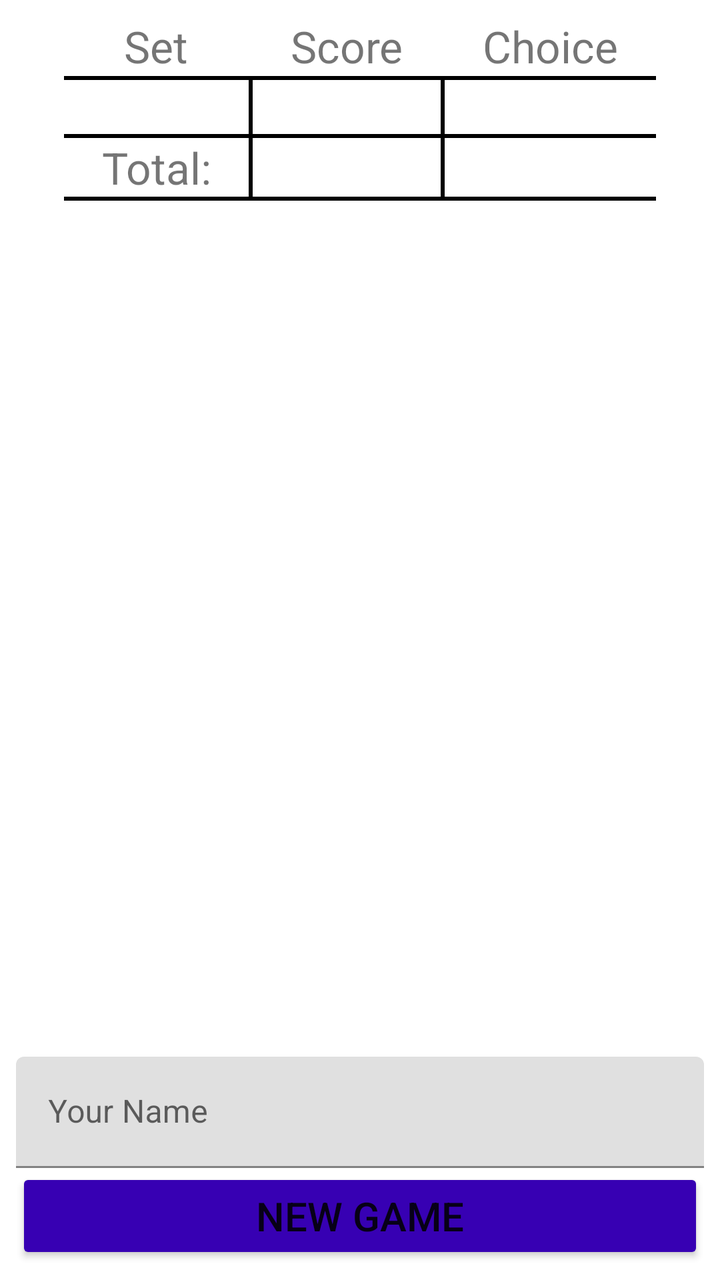
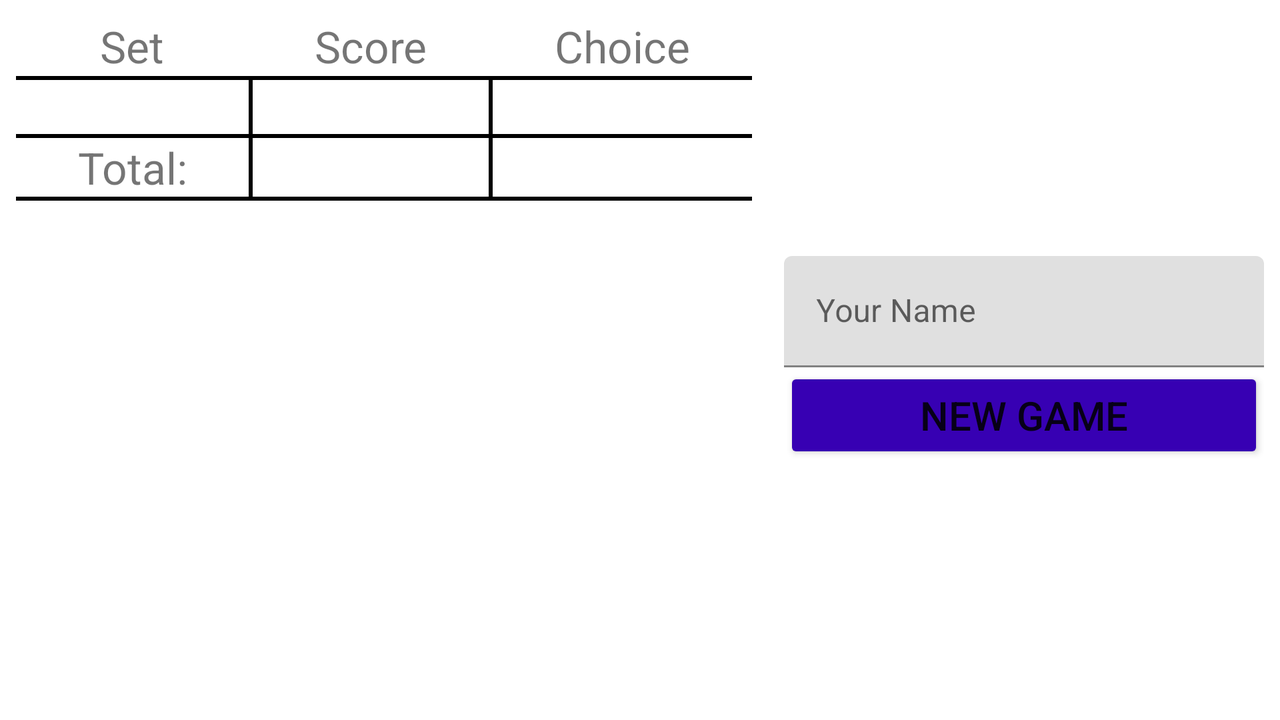

One screen, two layout resources from the same app: the default and the author's alternative for another configuration. Each is rendered where Android would select it; the XML of both is given below.
<!-- AndroidManifest.xml: application theme Theme.ThirtyGame -->
<!-- res/layout/fragment_results.xml -->
<?xml version="1.0" encoding="utf-8"?>
<layout xmlns:android="http://schemas.android.com/apk/res/android"
    xmlns:app="http://schemas.android.com/apk/res-auto"
    xmlns:tools="http://schemas.android.com/tools">

    <androidx.constraintlayout.widget.ConstraintLayout
        android:layout_width="match_parent"
        android:layout_height="match_parent">

        <TableLayout
            android:id="@+id/scoreLayout"
            android:layout_width="0dp"
            android:layout_height="wrap_content"

            android:stretchColumns="0, 2, 4"
            app:layout_constraintHorizontal_bias="0.0"

            app:layout_constraintEnd_toEndOf="parent"
            app:layout_constraintStart_toStartOf="parent"
            app:layout_constraintTop_toTopOf="parent"

            android:layout_marginStart="32dp"
            android:layout_marginEnd="32dp"
            android:layout_marginTop="8dp">

            <TableRow
                android:layout_width="match_parent"
                android:layout_height="match_parent"
                android:visibility="visible">

                <TextView
                    android:layout_width="match_parent"
                    android:layout_height="match_parent"
                    android:gravity="center"
                    android:text="@string/setText"
                    android:textSize="@dimen/TableTitleTextSize"
                    android:translationX="0dp" />

                <View
                    android:layout_width="2dip"
                    android:layout_height="30dip"
                    android:background="#FFFFFF" />

                <TextView
                    android:layout_height="match_parent"
                    android:gravity="center"
                    android:text="@string/scoreText"
                    android:textSize="@dimen/TableTitleTextSize"
                    android:translationX="0dp" />

                <View
                    android:layout_width="2dip"
                    android:layout_height="30dip"
                    android:background="#FFFFFF" />

                <TextView
                    android:layout_height="match_parent"
                    android:gravity="center"
                    android:text="@string/ChoiceText"
                    android:textSize="@dimen/TableTitleTextSize"
                    android:translationX="0dp" />

            </TableRow>

            <View
                android:layout_height="2dip"
                android:background="#000000" />

            <TableRow
                android:layout_width="wrap_content"
                android:layout_height="wrap_content">

                <TextView
                    android:id="@+id/textViewSets"
                    android:layout_width="wrap_content"
                    android:layout_height="wrap_content"
                    android:gravity="center"
                    android:textSize="@dimen/ElementTextSize"
                    android:translationX="0dp" />

                <View
                    android:layout_width="2dip"
                    android:layout_height="match_parent"
                    android:background="#000000" />

                <TextView
                    android:id="@+id/textViewScores"
                    android:layout_width="wrap_content"
                    android:layout_height="wrap_content"
                    android:gravity="center"
                    android:textSize="@dimen/ElementTextSize"
                    android:translationX="0dp" />

                <View
                    android:layout_width="2dip"
                    android:layout_height="match_parent"
                    android:background="#000000" />

                <TextView
                    android:id="@+id/textViewChoices"
                    android:layout_width="wrap_content"
                    android:layout_height="wrap_content"
                    android:gravity="center"
                    android:textSize="@dimen/ElementTextSize"
                    android:translationX="0dp" />

            </TableRow>

            <View
                android:layout_height="2dip"
                android:background="#000000" />

            <TableRow
                android:layout_width="match_parent"
                android:layout_height="match_parent"
                android:visibility="visible">

                <TextView
                    android:layout_width="wrap_content"
                    android:layout_height="wrap_content"
                    android:gravity="center"
                    android:text="@string/totalText"
                    android:textSize="@dimen/TableTitleTextSize" />

                <View
                    android:layout_width="2dip"
                    android:layout_height="match_parent"
                    android:background="#000000" />

                <TextView
                    android:id="@+id/textViewTotalScore"
                    android:layout_height="wrap_content"
                    android:gravity="center"
                    android:textSize="@dimen/ElementTextSize"
                    android:translationX="0dp" />

                <View
                    android:layout_width="2dip"
                    android:layout_height="match_parent"
                    android:background="#000000" />

                <TextView
                    android:layout_height="wrap_content"
                    android:gravity="center"
                    android:textSize="@dimen/ElementTextSize"
                    android:translationX="0dp" />

            </TableRow>

            <View
                android:layout_height="2dip"
                android:layout_gravity="bottom"
                android:background="#000000" />

        </TableLayout>

        <LinearLayout
            android:layout_width="match_parent"
            android:layout_height="wrap_content"

            app:layout_constraintBottom_toBottomOf="parent"
            app:layout_constraintStart_toStartOf="parent"

            android:orientation="vertical"

            android:layout_margin="8dp">

            <com.google.android.material.textfield.TextInputLayout
                android:id="@+id/nameTextInputLayout"
                android:layout_width="match_parent"
                android:layout_height="wrap_content"

                android:hint="@string/name_hint">

                <com.google.android.material.textfield.TextInputEditText
                    android:layout_width="match_parent"
                    android:layout_height="wrap_content">

                </com.google.android.material.textfield.TextInputEditText>

            </com.google.android.material.textfield.TextInputLayout>

            <Button
                style="@style/SmallButton"
                android:layout_width="match_parent"
                android:layout_height="wrap_content"
                android:id="@+id/newGameButton"
                android:text="@string/newGameButtonText"

                android:layout_gravity="center">

            </Button>
        </LinearLayout>


    </androidx.constraintlayout.widget.ConstraintLayout>
</layout>
<!-- resources referenced by this layout -->
<resources>
  <dimen name="ElementTextSize">20sp</dimen>
  <dimen name="TableTitleTextSize">22sp</dimen>
  <string name="ChoiceText">Choice</string>
  <string name="name_hint">Your Name</string>
  <string name="newGameButtonText">New Game</string>
  <string name="scoreText">Score</string>
  <string name="setText">Set</string>
  <string name="totalText">Total:</string>
  <style name="SmallButton">
          <item name="android:layout_width">@dimen/SmallButtonWidth</item>
          <item name="android:layout_height">@dimen/SmallButtonHeight</item>
          <item name="android:backgroundTint">@color/purple_700</item>
          <item name="android:gravity">center</item>
          <item name="android:textSize">@dimen/SmallButtonTextSize</item>
      </style>
  <style name="Theme.ThirtyGame" parent="Theme.MaterialComponents.DayNight.NoActionBar">
          
          <item name="colorPrimary">@color/purple_500</item>
          <item name="colorPrimaryVariant">@color/purple_700</item>
          <item name="colorOnPrimary">@color/white</item>
          
          <item name="colorSecondary">@color/teal_200</item>
          <item name="colorSecondaryVariant">@color/teal_700</item>
          <item name="colorOnSecondary">@color/black</item>
          
          <item name="android:statusBarColor" tools:targetApi="l">?attr/colorPrimaryVariant</item>
          
      </style>
  <dimen name="SmallButtonWidth">150dp</dimen>
  <dimen name="SmallButtonHeight">45dp</dimen>
  <dimen name="SmallButtonTextSize">20sp</dimen>
</resources>
<!-- res/layout-land/fragment_results.xml (the author's variant of the layout above) -->
<!-- drawn on the phone turned sideways -->
<?xml version="1.0" encoding="utf-8"?>
<layout xmlns:android="http://schemas.android.com/apk/res/android"
    xmlns:app="http://schemas.android.com/apk/res-auto"
    xmlns:tools="http://schemas.android.com/tools">

    <RelativeLayout
        android:layout_width="match_parent"
        android:layout_height="match_parent"
        android:orientation="horizontal">

        <TableLayout
            android:id="@+id/scoreLayout"
            android:layout_width="0dp"
            android:layout_height="wrap_content"

            android:layout_marginStart="32dp"
            android:layout_marginEnd="32dp"
            android:stretchColumns="0, 2, 4"
            app:layout_constraintHorizontal_bias="0.0"

            android:layout_toStartOf="@id/buttonPanel"
            android:layout_alignParentStart="true"
            android:layout_margin="8dp">

            <TableRow
                android:layout_width="match_parent"
                android:layout_height="match_parent"
                android:visibility="visible">

                <TextView
                    android:id="@+id/textViewSet"
                    android:layout_width="match_parent"
                    android:layout_height="match_parent"
                    android:gravity="center"
                    android:text="@string/setText"
                    android:textSize="@dimen/TableTitleTextSize"
                    android:translationX="0dp" />

                <View
                    android:id="@+id/View1"
                    android:layout_width="2dip"
                    android:layout_height="30dip"
                    android:background="#FFFFFF" />

                <TextView
                    android:id="@+id/textViewScore"
                    android:layout_height="match_parent"
                    android:gravity="center"
                    android:text="@string/scoreText"
                    android:textSize="@dimen/TableTitleTextSize"
                    android:translationX="0dp" />

                <View
                    android:id="@+id/View2"
                    android:layout_width="2dip"
                    android:layout_height="30dip"
                    android:background="#FFFFFF" />

                <TextView
                    android:id="@+id/textViewChoice"
                    android:layout_height="match_parent"
                    android:gravity="center"
                    android:text="@string/ChoiceText"
                    android:textSize="@dimen/TableTitleTextSize"
                    android:translationX="0dp" />

            </TableRow>

            <View
                android:layout_height="2dip"
                android:background="#000000" />

            <TableRow
                android:layout_width="wrap_content"
                android:layout_height="wrap_content">

                <TextView
                    android:id="@+id/textViewSets"
                    android:layout_width="wrap_content"
                    android:layout_height="wrap_content"
                    android:gravity="center"
                    android:textSize="@dimen/ElementTextSize"
                    android:translationX="0dp" />

                <View
                    android:id="@+id/View3"
                    android:layout_width="2dip"
                    android:layout_height="match_parent"
                    android:background="#000000" />

                <TextView
                    android:id="@+id/textViewScores"
                    android:layout_width="wrap_content"
                    android:layout_height="wrap_content"
                    android:gravity="center"
                    android:textSize="@dimen/ElementTextSize"
                    android:translationX="0dp" />

                <View
                    android:id="@+id/View4"
                    android:layout_width="2dip"
                    android:layout_height="match_parent"
                    android:background="#000000" />

                <TextView
                    android:id="@+id/textViewChoices"
                    android:layout_width="wrap_content"
                    android:layout_height="wrap_content"
                    android:gravity="center"
                    android:textSize="@dimen/ElementTextSize"
                    android:translationX="0dp" />

            </TableRow>

            <View
                android:layout_height="2dip"
                android:background="#000000" />

            <TableRow
                android:layout_width="match_parent"
                android:layout_height="match_parent"
                android:visibility="visible">

                <TextView
                    android:id="@+id/textViewTotal"
                    android:layout_width="wrap_content"
                    android:layout_height="wrap_content"
                    android:gravity="center"
                    android:text="@string/totalText"
                    android:textSize="@dimen/TableTitleTextSize" />

                <View
                    android:id="@+id/View5"
                    android:layout_width="2dip"
                    android:layout_height="match_parent"
                    android:background="#000000" />

                <TextView
                    android:id="@+id/textViewTotalScore"
                    android:layout_height="wrap_content"
                    android:gravity="center"
                    android:textSize="@dimen/ElementTextSize"
                    android:translationX="0dp" />

                <View
                    android:id="@+id/View6"
                    android:layout_width="2dip"
                    android:layout_height="match_parent"
                    android:background="#000000" />

                <TextView
                    android:id="@+id/textViewTotalChoice"
                    android:layout_height="wrap_content"
                    android:gravity="center"
                    android:textSize="@dimen/ElementTextSize"
                    android:translationX="0dp" />

            </TableRow>

            <View
                android:layout_height="2dip"
                android:layout_gravity="bottom"
                android:background="#000000" />

        </TableLayout>

        <LinearLayout
            android:id="@+id/buttonPanel"
            android:layout_width="240dp"
            android:layout_height="wrap_content"

            android:orientation="vertical"

            android:layout_centerVertical="true"
            android:layout_alignParentEnd="true"
            android:layout_margin="8dp">

            <com.google.android.material.textfield.TextInputLayout
                android:id="@+id/nameTextInputLayout"
                android:layout_width="match_parent"
                android:layout_height="wrap_content"

                android:hint="@string/name_hint">

                <com.google.android.material.textfield.TextInputEditText
                    android:layout_width="match_parent"
                    android:layout_height="wrap_content">

                </com.google.android.material.textfield.TextInputEditText>

            </com.google.android.material.textfield.TextInputLayout>

            <Button
                style="@style/SmallButton"
                android:layout_width="match_parent"
                android:layout_height="wrap_content"
                android:id="@+id/newGameButton"
                android:text="@string/newGameButtonText"

                android:layout_gravity="center">

            </Button>
        </LinearLayout>

    </RelativeLayout>
</layout>
